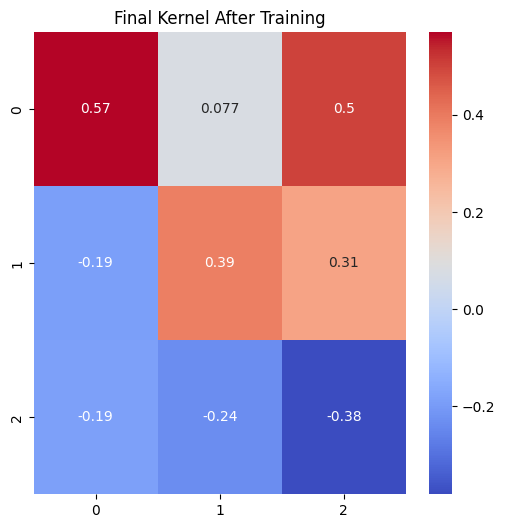
#> input picture determining_denseVsConv_10Sep/init.png, 505 x 528 px, found by its file name
$ jupyter execute carousel.ipynb
#> lines starting #> are read from the running program, lines starting #| are printed output that depends on the picture; after the words box and inside, x2 and y2 are one past the last pixel; in counts of white or black regions, pixels touching at a corner belong together
[cell 1]
import cv2
import numpy as np
from time import sleep

imagelist = ["init.png", "One_v1.png", "One_v2.png"]

for image in imagelist:
    img = cv2.imread(image)
#> img is the input picture: shape (528, 505, 3); mean B, G, R 193, 165.6, 194

    if img is None:
        print(f"Error: Unable to load image {image}")
    else:
        # Create space at the top of the image by adding a blank area
        height, width, _ = img.shape
#> height = 528; width = 505
        top_space = 50  # Space for the label
        img_with_space = np.zeros((height + top_space, width, 3), dtype=np.uint8)
        img_with_space[top_space:, :] = img  # Insert image below the space
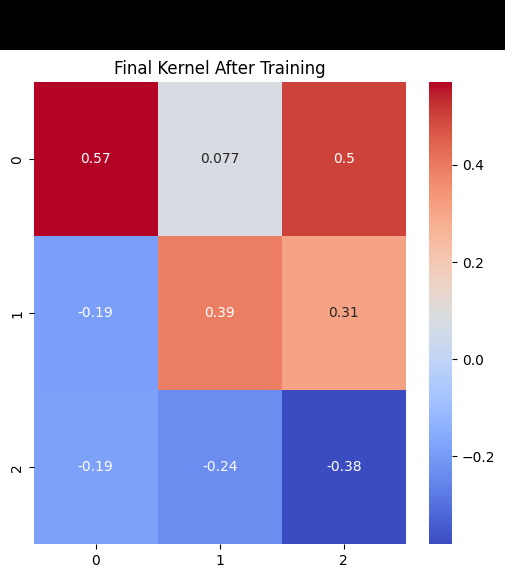
#> img_with_space: shape (578, 505, 3); mean B, G, R 176.3, 151.3, 177.2

        # Add text in the blank space at the top
        font = cv2.FONT_HERSHEY_SIMPLEX
        cv2.putText(img_with_space, image, (10, 30), font, 1, (255,255,255), 2, cv2.LINE_AA)  # Black text
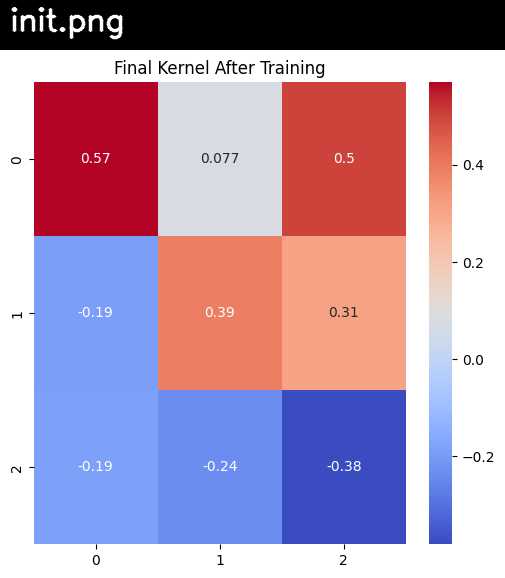
#> img_with_space: shape (578, 505, 3); 0.47% of pixels changed, all inside (x1, y1, x2, y2) = (11, 7, 123, 40)

        cv2.imshow("SCREEN", img_with_space)
        cv2.waitKey(5000)  # Wait for 1 second to display the image
        sleep(1)  # Additional sleep between images
#> pass 2 of the loop `for image in imagelist:`:
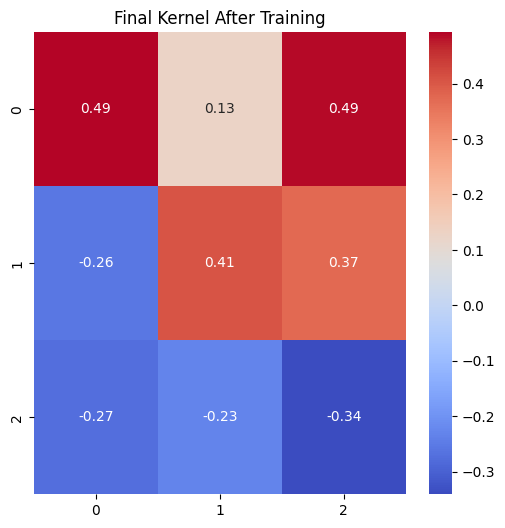
#> input picture determining_denseVsConv_10Sep/One_v1.png, 505 x 528 px, found by its file name
#> img is the input picture: shape (528, 505, 3); mean B, G, R 179.7, 146.5, 184.6
#> `img_with_space[top_space:, :] = img`:
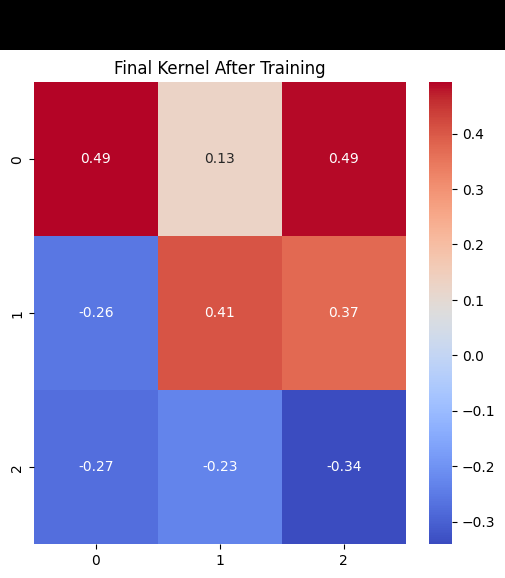
#> img_with_space: shape (578, 505, 3); mean B, G, R 164.1, 133.8, 168.6
#> `cv2.putText(img_with_space, image, (10, 30), font, 1, (255,255,255), 2..`:
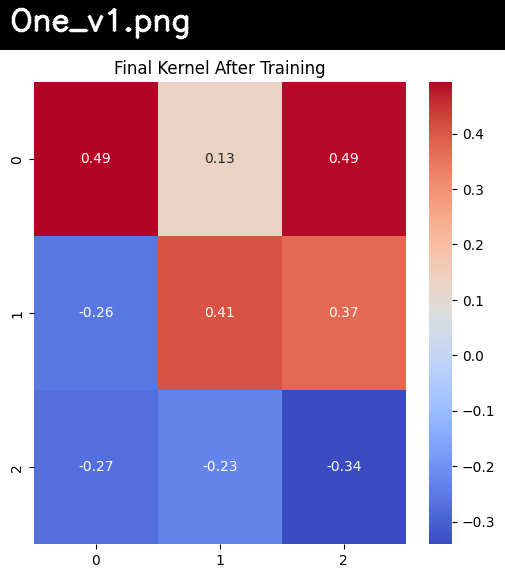
#> img_with_space: shape (578, 505, 3); 0.65% of pixels changed, all inside (x1, y1, x2, y2) = (11, 7, 189, 40)
#> pass 3 of the loop `for image in imagelist:`:
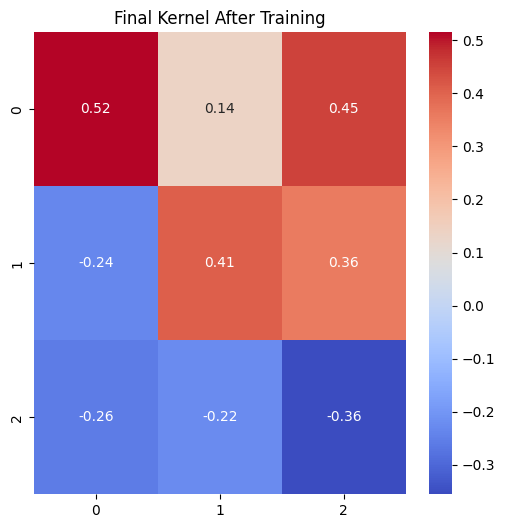
#> input picture determining_denseVsConv_10Sep/one_v2.png, 505 x 528 px, found by its file name
#> img is the input picture: shape (528, 505, 3); mean B, G, R 184, 155.2, 189.4
#> `img_with_space[top_space:, :] = img`:
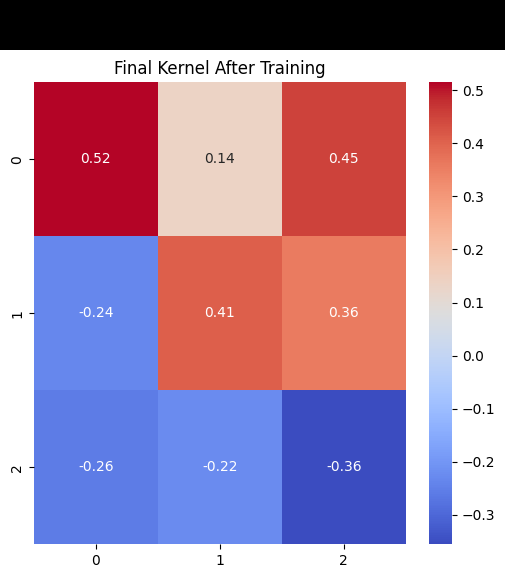
#> img_with_space: shape (578, 505, 3); mean B, G, R 168.1, 141.7, 173
#> `cv2.putText(img_with_space, image, (10, 30), font, 1, (255,255,255), 2..`:
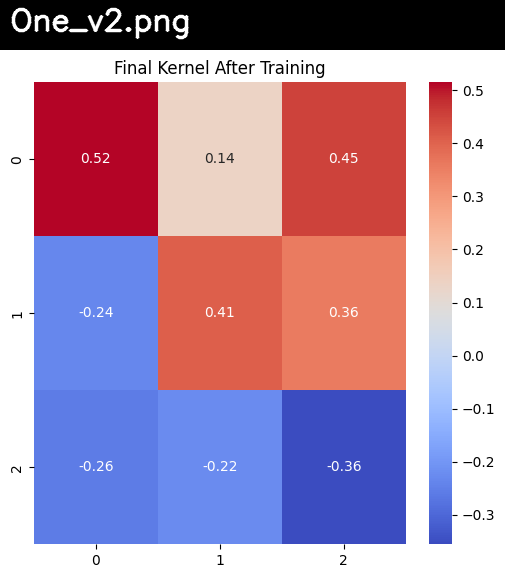
#> img_with_space: shape (578, 505, 3); 0.69% of pixels changed, all inside (x1, y1, x2, y2) = (11, 7, 189, 40)

cv2.destroyAllWindows()  # Close the image window
